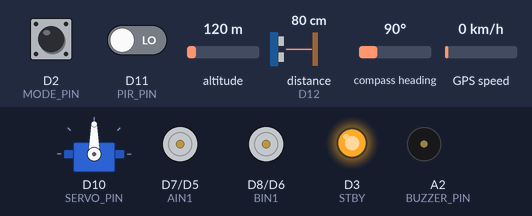
Bench run of a sketch on a simulated Arduino Uno R4 WiFi. Parts: servo, direction and speed pins drawn as motors (green arrow = direction pin HIGH = forward, orange = LOW = backward, longer = more drive, stopped while the standby pin is LOW), output pins drawn as LEDs (lit = HIGH), buzzer (waves = sounding). Wiring (inferred from the names in the program): ultrasonic range finder: trigger D13; echo D12. The test bench sets the inputs (shaded band); at power-on: D2 (MODE_PIN) HIGH, distance to the obstacle (sensor on D12) 80 cm, D11 (PIR_PIN) LOW, altitude 120 m, compass heading 90°, GPS speed 0 km/h. The echo pulse lasts 58.3 µs per cm; the GPS gets a fix after 3 s at 37.7749, -122.4194 with 8 satellites; pins used as bus, display or sensor lines are not drawn; what the sketch prints to the serial monitor is not drawn.

Above: at 7.5 s.
7.6 s: D2 (MODE_PIN) pulled LOW for 0.15 s
At 7.85 s:
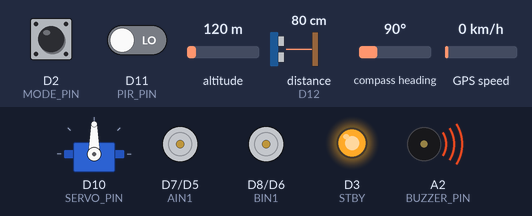
At 9.2 s:
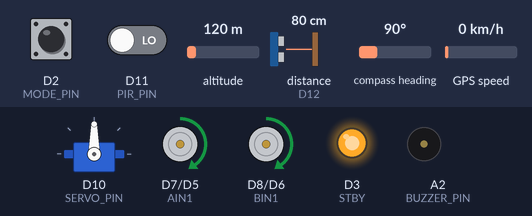
10.1 s: distance to the obstacle (sensor on D12) set to 27 cm
11.6 s: distance to the obstacle (sensor on D12) set to 22 cm
At 13.7 s:
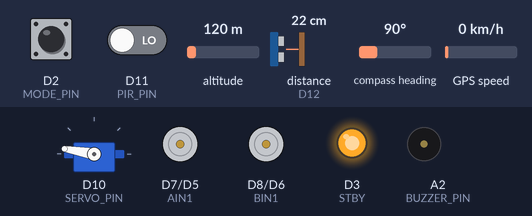
15.1 s: D11 (PIR_PIN) driven HIGH
19.1 s: distance to the obstacle (sensor on D12) set to 35 cm
23.1 s: distance to the obstacle (sensor on D12) set to 2 cm
At 24.2 s:
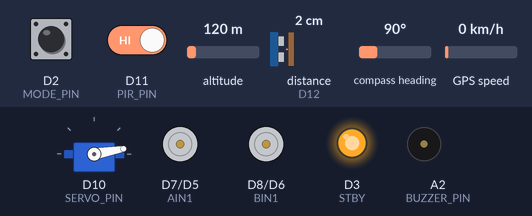
Timing chart, 0 to 28.1 s (numbered marks = the images above; inputs shaded):
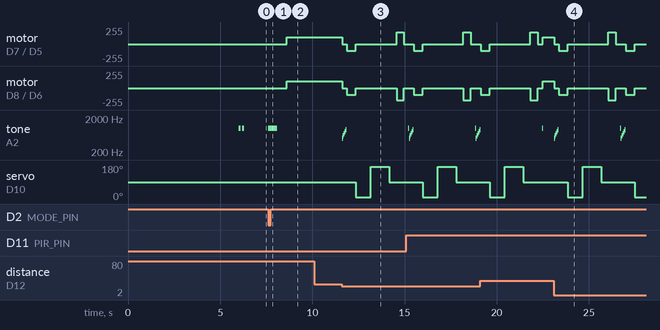

The sketch:

main.ino
```cpp
/*
  Arduino R4 WiFi Robot - 45 DEGREE TURN VERSION
  - Mode 2: Waits for Button (Pin 2)
  - WiFi Hotspot: "hopebot" / "24042404"
  - Logic: Swerves 45 degrees to avoid, checks, then continues.
*/

#include "motors.h"
#include "ultrasonic.h"
#include "buzzer.h"
#include "pir.h"
#include "gps_server.h"
#include "servo_head.h"

// === Settings ===
#define OBSTACLE_DIST 25
#define ROAM_SPEED 100
#define TURN_SPEED 180
#define MODE_PIN 2

// *** TUNE THIS NUMBER ***
// 400ms is approx 45 degrees.
// 750ms is approx 90 degrees.
#define TURN_45_TIME 400
#define TURN_EMERGENCY_TIME 800 // Used if the 45 deg turn is also blocked

bool hasStarted = false;

void setup() {
  Serial.begin(9600);
  delay(3000); // Startup safety delay

  Serial.println("\n\n=============================================");
  Serial.println("🤖 SYSTEM STARTING (45 DEGREE MODE)...");
  Serial.println("=============================================");

  setupMotors();
  setupUltrasonic();
  setupBuzzer();
  setupPIR();

  // 1. Setup Servo
  Serial.print("⚙️ Initializing Servo... ");
  setupServo();
  Serial.println("[OK]");
  delay(1000);

  // 2. Setup WiFi
  Serial.println("📡 Starting WiFi & GPS...");
  setupGPSandWiFi();

  pinMode(MODE_PIN, INPUT_PULLUP);

  Serial.println("✅ SYSTEM READY.");
  Serial.println("👉 WAITING FOR BUTTON PRESS (PIN 2)...");

  beep(100); delay(100); beep(100);
}

void loop() {
  updateGPS();
  float distance = getDistance();
  bool motion = isMotionDetected();
  handleClient(motion, (int)distance);

  // PIR Alert
  if (motion) {
    static unsigned long lastPirTime = 0;
    if (millis() - lastPirTime > 1000) {
      Serial.println("ALARM: Motion Detected!");
      lastPirTime = millis();
      beep(50);
    }
  }

  // Button Start Check
  if (!hasStarted) {
    if (digitalRead(MODE_PIN) == LOW) {
      Serial.println("✅ BUTTON PRESSED! GO!");
      hasStarted = true;
      beep(500); delay(500);
    } else {
      return;
    }
  }

  // === SMART OBSTACLE AVOIDANCE ===
  if (distance <= OBSTACLE_DIST && distance != 0) {
    Serial.println("Obstacle! Scanning...");

    stopMotors();
    alarmSound();

    // 1. Back up to make space
    moveBackward(ROAM_SPEED);
    delay(500);
    stopMotors();

    // 2. Scan Environment
    lookRight();
    delay(600);
    int distRight = getDistance();
    delay(200);

    lookLeft();
    delay(800);
    int distLeft = getDistance();
    delay(200);

    lookForward();
    delay(400);

    // 3. DECISION LOGIC (45 Degree Turns)

    if (distLeft < distRight) {
      // Object is NEARER on the Left -> Swerve RIGHT (45 deg)
      Serial.println("👉 Left blocked. Bearing RIGHT (45 deg).");
      turnRight(TURN_SPEED);
      delay(TURN_45_TIME);
      stopMotors();

      // *** DOUBLE CHECK ***
      delay(300);
      if (getDistance() <= OBSTACLE_DIST) {
        Serial.println("🚫 Still blocked! Doing Hard Turn.");
        moveBackward(ROAM_SPEED); delay(300);
        turnRight(TURN_SPEED);    delay(TURN_EMERGENCY_TIME);
      }
    }
    else if (distRight < distLeft) {
      // Object is NEARER on the Right -> Swerve LEFT (45 deg)
      Serial.println("👈 Right blocked. Bearing LEFT (45 deg).");
      turnLeft(TURN_SPEED);
      delay(TURN_45_TIME);
      stopMotors();

      // *** DOUBLE CHECK ***
      delay(300);
      if (getDistance() <= OBSTACLE_DIST) {
        Serial.println("🚫 Still blocked! Doing Hard Turn.");
        moveBackward(ROAM_SPEED); delay(300);
        turnLeft(TURN_SPEED);     delay(TURN_EMERGENCY_TIME);
      }
    }
    else {
      // Equal -> Default Right Swerve
      Serial.println("🤷 Both equal. Bearing Right.");
      turnRight(TURN_SPEED);
      delay(TURN_45_TIME);
      stopMotors();
    }

    stopMotors();
    delay(200);

  } else {
    moveForward(ROAM_SPEED);
  }

  delay(10);
}
```

PIR.h
```cpp
#ifndef PIR_H
#define PIR_H

#include <Arduino.h>

// === PIR Pin from your image ===
#define PIR_PIN 11

void setupPIR() {
  pinMode(PIR_PIN, INPUT);
}

bool isMotionDetected() {
  return digitalRead(PIR_PIN) == HIGH;
}

#endif
```

buzzer.h
```cpp
#ifndef BUZZER_H
#define BUZZER_H

#include <Arduino.h>

// === Buzzer Pin from your image ===
#define BUZZER_PIN 16

void setupBuzzer() {
  pinMode(BUZZER_PIN, OUTPUT);
  digitalWrite(BUZZER_PIN, LOW);
}

void beep(int duration) {
  tone(BUZZER_PIN, 1000);
  delay(duration);
  noTone(BUZZER_PIN);
}

void alarmSound() {
  for(int i = 500; i < 1000; i+=100) {
    tone(BUZZER_PIN, i);
    delay(50);
  }
  noTone(BUZZER_PIN);
}

#endif
```

gps_server.h
```cpp
#ifndef GPS_SERVER_H
#define GPS_SERVER_H

#include <WiFiS3.h>
#include <TinyGPS++.h>
#include <SoftwareSerial.h>
#include "webpage.h"

// === Settings ===
const char* ssid = "hopebot";
const char* pass = "24042404";

// === GPS Pins ===
// I SWAPPED THESE (15, 14) to see if it fixes the connection.
// Pin 15 is now RX (Listen), Pin 14 is now TX (Talk)
SoftwareSerial gpsSerial(15, 14);

WiFiServer server(80);
TinyGPSPlus gps;

float currentLat = 0.0;
float currentLon = 0.0;
bool serverMotionDetected = false;
int serverObstacleDistance = 0;

// Debug timer
unsigned long lastDebugTime = 0;

void setupGPSandWiFi() {
  gpsSerial.begin(9600);

  Serial.println("\n\n---------------------------------------------");
  Serial.println("🚀 STARTING WIFI & GPS...");

  // Create Access Point
  Serial.print("📡 Creating Hotspot: "); Serial.println(ssid);

  WiFi.beginAP(ssid, pass);
  delay(2000);

  if (WiFi.status() == WL_AP_LISTENING || WiFi.status() >= 0) {
    Serial.println("✅ HOTSPOT CREATED!");
    Serial.print("👉 IP: http://");
    Serial.println(WiFi.localIP());
    Serial.println("---------------------------------------------");
  } else {
    Serial.println("❌ Hotspot Failed");
  }

  server.begin();
}

void updateGPS() {
  // Feed GPS data to the library
  while (gpsSerial.available() > 0) {
    char c = gpsSerial.read();
    gps.encode(c);

    // *** DEBUG: UNCOMMENT THIS IF YOU STILL SEE NOTHING ***
    // Serial.write(c); // This prints the raw data coming from GPS
  }

  if (gps.location.isUpdated()) {
    currentLat = gps.location.lat();
    currentLon = gps.location.lng();
  }

  // --- DEBUGGING: Print Status to Serial Monitor every 3 seconds ---
  if (millis() - lastDebugTime > 3000) {
    lastDebugTime = millis();

    // 1. Check if we are getting ANY data from the wires
    if (gps.charsProcessed() < 10) {
      Serial.println("⚠️ NO DATA RECEIVED FROM GPS!");
      Serial.println("   - I swapped pins 14 & 15 in this code to try and fix it.");
      Serial.println("   - If this fails, please physically swap the wires.");
    }
    // 2. Check if we have data but no fix (Unlikely since you said it's blinking)
    else if (gps.location.isValid() == false) {
      Serial.print("📡 Data Received (Chars: ");
      Serial.print(gps.charsProcessed());
      Serial.println(") -> Decoding Location...");
    }
    // 3. We have a fix!
    else {
      Serial.print("✅ GPS LOCKED! Lat: ");
      Serial.print(currentLat, 6);
      Serial.println(" (Sending to Webpage...)");
    }
  }
}

void handleClient(bool motionStatus, int obstacleDist) {
  serverMotionDetected = motionStatus;
  serverObstacleDistance = obstacleDist;

  WiFiClient client = server.available();
  if (client) {
    String currentLine = "";
    String request = "";
    while (client.connected()) {
      if (client.available()) {
        char c = client.read();
        request += c;
        if (c == '\n') {
          if (currentLine.length() == 0) {
            client.println("HTTP/1.1 200 OK");
            client.println("Content-type:text/html");
            client.println("Connection: close");
            client.println();
            if (request.indexOf("GET /data") >= 0) {
              client.print("{");
              client.print("\"lat\":"); client.print(currentLat, 6); client.print(",");
              client.print("\"lon\":"); client.print(currentLon, 6); client.print(",");
              client.print("\"motion\":"); client.print(serverMotionDetected ? "true" : "false"); client.print(",");
              client.print("\"obstacle\":"); client.print(serverObstacleDistance);
              client.print("}");
            } else {
              client.print(index_html);
            }
            break;
          } else {
            currentLine = "";
          }
        } else if (c != '\r') {
          currentLine += c;
        }
      }
    }
    client.stop();
  }
}

#endif
```

motors.h
```cpp
#ifndef MOTORS_H
#define MOTORS_H

#include <Arduino.h>

#define STBY 3
#define PWMA 5
#define PWMB 6
#define AIN1 7
#define BIN1 8

void setupMotors() {
  pinMode(STBY, OUTPUT);
  pinMode(PWMA, OUTPUT);
  pinMode(PWMB, OUTPUT);
  pinMode(AIN1, OUTPUT);
  pinMode(BIN1, OUTPUT);
  digitalWrite(STBY, HIGH);
}

void stopMotors() {
  analogWrite(PWMA, 0);
  analogWrite(PWMB, 0);
}

void moveForward(int speed) {
  digitalWrite(AIN1, HIGH);
  digitalWrite(BIN1, HIGH);
  analogWrite(PWMA, speed);
  analogWrite(PWMB, speed);
}

void moveBackward(int speed) {
  digitalWrite(AIN1, LOW);
  digitalWrite(BIN1, LOW);
  analogWrite(PWMA, speed);
  analogWrite(PWMB, speed);
}

void turnRight(int speed) {
  digitalWrite(AIN1, HIGH);
  digitalWrite(BIN1, LOW);
  analogWrite(PWMA, speed);
  analogWrite(PWMB, speed);
}

void turnLeft(int speed) {
  digitalWrite(AIN1, LOW);
  digitalWrite(BIN1, HIGH);
  analogWrite(PWMA, speed);
  analogWrite(PWMB, speed);
}

#endif
```

servo_head.h
```cpp
#ifndef SERVO_HEAD_H
#define SERVO_HEAD_H

#include <Arduino.h>
#include <Servo.h>

// === Settings ===
#define SERVO_PIN 10
#define LOOK_CENTER 90
#define LOOK_RIGHT 10  // Adjust if looking too far/little
#define LOOK_LEFT 170  // Adjust if looking too far/little

Servo headServo;

void setupServo() {
  headServo.attach(SERVO_PIN);
  headServo.write(LOOK_CENTER); // Start looking forward
}

// Move head to center
void lookForward() {
  headServo.write(LOOK_CENTER);
}

// Move head right
void lookRight() {
  headServo.write(LOOK_RIGHT);
}

// Move head left
void lookLeft() {
  headServo.write(LOOK_LEFT);
}

#endif
```

ultrasonic.h
```cpp
#ifndef ULTRASONIC_H
#define ULTRASONIC_H

#include <Arduino.h>

#define TRIG_PIN 13
#define ECHO_PIN 12

void setupUltrasonic() {
  pinMode(TRIG_PIN, OUTPUT);
  pinMode(ECHO_PIN, INPUT);
}

float getDistance() {
  digitalWrite(TRIG_PIN, LOW);
  delayMicroseconds(2);
  digitalWrite(TRIG_PIN, HIGH);
  delayMicroseconds(10);
  digitalWrite(TRIG_PIN, LOW);

  long duration = pulseIn(ECHO_PIN, HIGH, 30000UL);
  if (duration == 0) return 999;
  return duration / 58.0;
}

#endif
```

webpage.h
```cpp
#ifndef WEBPAGE_H
#define WEBPAGE_H

const char index_html[] PROGMEM = R"rawliteral(
<!DOCTYPE HTML><html>
<head>
  <meta name="viewport" content="width=device-width, initial-scale=1">
  <title>Robot Dashboard</title>
  <style>
    body { font-family: Arial; text-align: center; margin: 0; background-color: #222; color: white; }
    h1 { background-color: #e63946; padding: 20px; margin: 0; }
    .card { background: #333; max-width: 400px; margin: 20px auto; padding: 20px; border-radius: 10px; box-shadow: 0 4px 8px rgba(0,0,0,0.5); }
    .data { font-size: 1.5rem; font-weight: bold; color: #4cc9f0; }
    .alert { color: #ff4d4d; font-weight: bold; animation: blink 1s infinite; }
    @keyframes blink { 50% { opacity: 0; } }
    button { padding: 15px 30px; font-size: 18px; background: #4cc9f0; border: none; border-radius: 5px; cursor: pointer; }
  </style>
</head>
<body>
  <h1>🤖 Robot Security Dashboard</h1>

  <div class="card">
    <h2>📍 GPS Location</h2>
    <p>Latitude: <span id="lat" class="data">Loading...</span></p>
    <p>Longitude: <span id="lon" class="data">Loading...</span></p>
    <p><a id="maps" href="#" target="_blank" style="color: #fff; text-decoration: underline;">Open in Google Maps</a></p>
  </div>

  <div class="card">
    <h2>🚨 Status</h2>
    <p>PIR Motion: <span id="pir">Checking...</span></p>
    <p>Obstacle: <span id="obs">Checking...</span></p>
  </div>

  <script>
    // Function to fetch data from Arduino every 2 seconds
    setInterval(function() {
      fetch('/data')
        .then(response => response.json())
        .then(data => {
          document.getElementById('lat').innerText = data.lat;
          document.getElementById('lon').innerText = data.lon;
          document.getElementById('maps').href = "https://www.google.com/maps/place/" + data.lat + "," + data.lon;

          // Update PIR Status
          let pirEl = document.getElementById('pir');
          if(data.motion) {
            pirEl.innerText = "DETECTED!";
            pirEl.className = "alert";
          } else {
            pirEl.innerText = "Safe";
            pirEl.className = "data";
          }

          // Update Obstacle Status
          let obsEl = document.getElementById('obs');
          obsEl.innerText = data.obstacle + " cm";
        });
    }, 2000);
  </script>
</body>
</html>
)rawliteral";

#endif
```

Measured:
- the behaviour switches between 25 and 24 cm on distance to the obstacle (sensor on D12) (found by bisection; images 2 and 3)
- after the input at 7.6 s, motor on D7 (AIN1) / D5 (PWMA), motor on D8 (BIN1) / D6 (PWMB): stopped → forward 100/255 after 1.0 s; tone on A2 (BUZZER_PIN): silent → 1000 Hz at once, → silent 0.50 s later
- after the input at 10.1 s, every drawn part: stays the same
- by itself, tone on A2 (BUZZER_PIN): alternates 1000 Hz for 0.10 s and silent for 0.10 s, 4 changes in all, then stays silent
